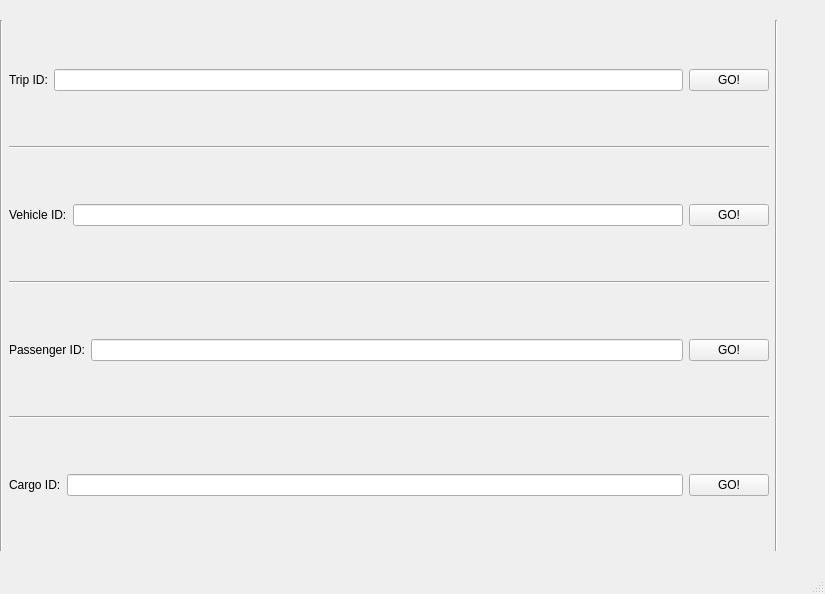
<?xml version="1.0" encoding="UTF-8"?>
<ui version="4.0">
 <class>MainWindow</class>
 <widget class="QMainWindow" name="MainWindow">
  <property name="geometry">
   <rect>
    <x>0</x>
    <y>0</y>
    <width>825</width>
    <height>594</height>
   </rect>
  </property>
  <property name="windowTitle">
   <string>MainWindow</string>
  </property>
  <widget class="QWidget" name="centralwidget">
   <widget class="QWidget" name="horizontalLayoutWidget">
    <property name="geometry">
     <rect>
      <x>0</x>
      <y>20</y>
      <width>791</width>
      <height>531</height>
     </rect>
    </property>
    <layout class="QHBoxLayout" name="horizontalLayout">
     <item>
      <widget class="Line" name="line_5">
       <property name="orientation">
        <enum>Qt::Vertical</enum>
       </property>
      </widget>
     </item>
     <item>
      <layout class="QVBoxLayout" name="verticalLayout">
       <item>
        <layout class="QHBoxLayout" name="horizontalLayout_3">
         <item>
          <widget class="QLabel" name="label">
           <property name="frameShape">
            <enum>QFrame::NoFrame</enum>
           </property>
           <property name="text">
            <string>Trip ID:</string>
           </property>
          </widget>
         </item>
         <item>
          <widget class="QLineEdit" name="lineEdit"/>
         </item>
         <item>
          <widget class="QPushButton" name="pushButton">
           <property name="text">
            <string>GO!</string>
           </property>
          </widget>
         </item>
        </layout>
       </item>
       <item>
        <widget class="Line" name="line_3">
         <property name="orientation">
          <enum>Qt::Horizontal</enum>
         </property>
        </widget>
       </item>
       <item>
        <layout class="QHBoxLayout" name="horizontalLayout_4">
         <item>
          <widget class="QLabel" name="label_3">
           <property name="frameShape">
            <enum>QFrame::NoFrame</enum>
           </property>
           <property name="text">
            <string>Vehicle ID:</string>
           </property>
          </widget>
         </item>
         <item>
          <widget class="QLineEdit" name="lineEdit_3"/>
         </item>
         <item>
          <widget class="QPushButton" name="pushButton_3">
           <property name="text">
            <string>GO!</string>
           </property>
          </widget>
         </item>
        </layout>
       </item>
       <item>
        <widget class="Line" name="line_2">
         <property name="orientation">
          <enum>Qt::Horizontal</enum>
         </property>
        </widget>
       </item>
       <item>
        <layout class="QHBoxLayout" name="horizontalLayout_5">
         <item>
          <widget class="QLabel" name="label_5">
           <property name="frameShape">
            <enum>QFrame::NoFrame</enum>
           </property>
           <property name="text">
            <string>Passenger ID:</string>
           </property>
          </widget>
         </item>
         <item>
          <widget class="QLineEdit" name="lineEdit_5"/>
         </item>
         <item>
          <widget class="QPushButton" name="pushButton_5">
           <property name="text">
            <string>GO!</string>
           </property>
          </widget>
         </item>
        </layout>
       </item>
       <item>
        <widget class="Line" name="line">
         <property name="orientation">
          <enum>Qt::Horizontal</enum>
         </property>
        </widget>
       </item>
       <item>
        <layout class="QHBoxLayout" name="horizontalLayout_6">
         <item>
          <widget class="QLabel" name="label_4">
           <property name="frameShape">
            <enum>QFrame::NoFrame</enum>
           </property>
           <property name="text">
            <string>Cargo ID:</string>
           </property>
          </widget>
         </item>
         <item>
          <widget class="QLineEdit" name="lineEdit_4"/>
         </item>
         <item>
          <widget class="QPushButton" name="pushButton_4">
           <property name="text">
            <string>GO!</string>
           </property>
          </widget>
         </item>
        </layout>
       </item>
      </layout>
     </item>
     <item>
      <widget class="Line" name="line_4">
       <property name="orientation">
        <enum>Qt::Vertical</enum>
       </property>
      </widget>
     </item>
     <item>
      <widget class="QLabel" name="label_6">
       <property name="text">
        <string/>
       </property>
      </widget>
     </item>
    </layout>
   </widget>
  </widget>
  <widget class="QMenuBar" name="menubar">
   <property name="geometry">
    <rect>
     <x>0</x>
     <y>0</y>
     <width>825</width>
     <height>21</height>
    </rect>
   </property>
  </widget>
  <widget class="QStatusBar" name="statusbar"/>
 </widget>
 <resources/>
 <connections/>
</ui>
